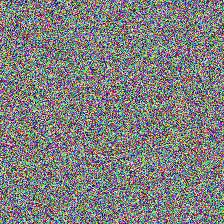
%> input picture test_image.jpg, 224 x 224 px
$ octave --eval "result = apply_otsu_thresholding(imread('test_image.jpg'));"   (GNU Octave 9; MATLAB toolbox functions it lacks are replaced by stand-ins)
%> lines starting %> are read from the running program, lines starting %| are printed output that depends on the picture; in (x1, y1, x2, y2) boxes, pixels count from 0 and x2, y2 are one past the last pixel; in counts of white or black regions, pixels touching at a corner belong together; the program's own positions count from 1
function binary_image = apply_otsu_thresholding(image)
  % This function segments the image using Otsu's method for automatic thresholding.
  % It returns a binary image (segmented foreground).
  % image: Input image.

  % Load the image package to ensure necessary functions are available.
  pkg load image;

  % Otsu's method works on grayscale images.
  if size(image, 3) == 3
      % Convert to grayscale
      gray_image = rgb2gray(image);
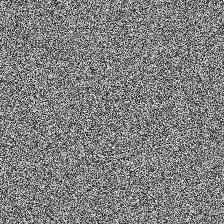
%> gray_image: size 224x224 uint8; min 2, max 254, mean 127.5
  else
      gray_image = image;
  end

  % Get the optimal threshold value using graythresh (Octave/MATLAB function)
  % The threshold (T) is normalized between 0 and 1.
  T = graythresh(gray_image);
%> T = 0.498

  % Apply the threshold to create a binary image.
  % NOTE: Using 'im2bw' instead of 'imbinarize' for better compatibility with
  % older Octave Image package versions.
  binary_image = im2bw(gray_image, T);
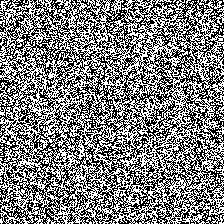
%> binary_image: size 224x224 logical; 50.1% white; black in thin lines or dots

  % Ensure output is uint8 (0 or 255) for consistent display in the GUI
  % im2bw returns a logical array, so we convert it to uint8.
  binary_image = im2uint8(binary_image);
%> binary_image: size 224x224 uint8; 50.1% white; black in thin lines or dots

endfunction

$ run again, on test_img.jpg
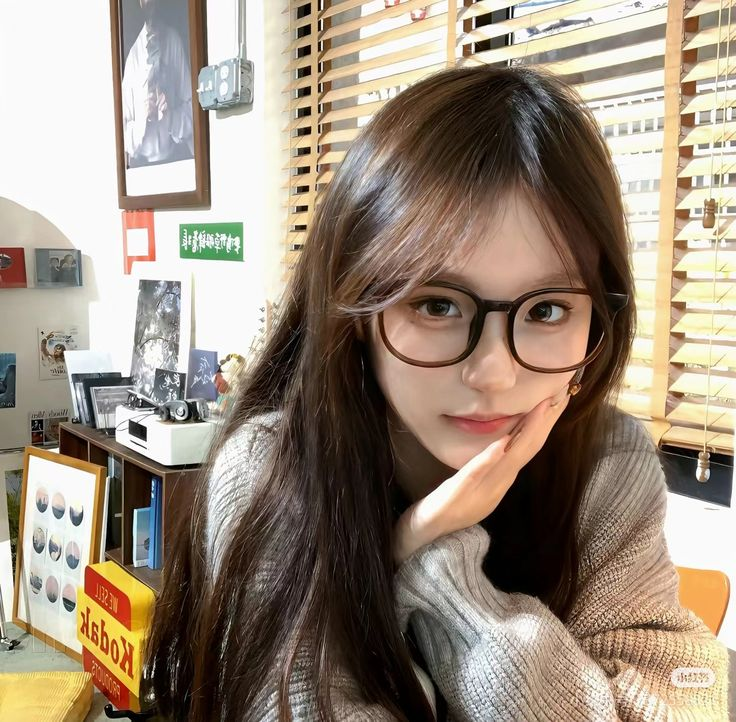
%> input picture test_img.jpg, 736 x 722 px
%> in apply_otsu_thresholding, `gray_image = rgb2gray(image);`:
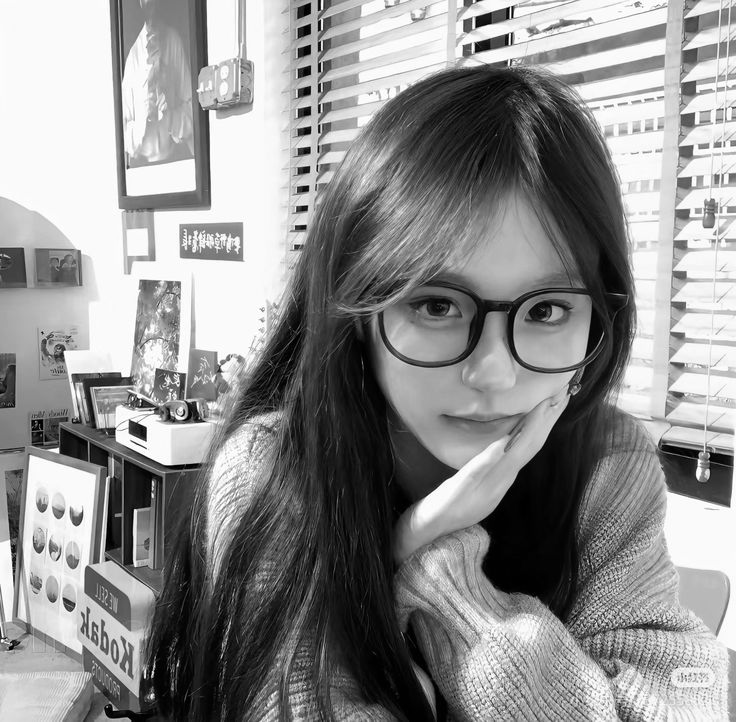
%> gray_image: size 722x736 uint8; min 0, max 255, mean 143.5
%> T = 0.529
%> in apply_otsu_thresholding, `binary_image = im2bw(gray_image, T);`:
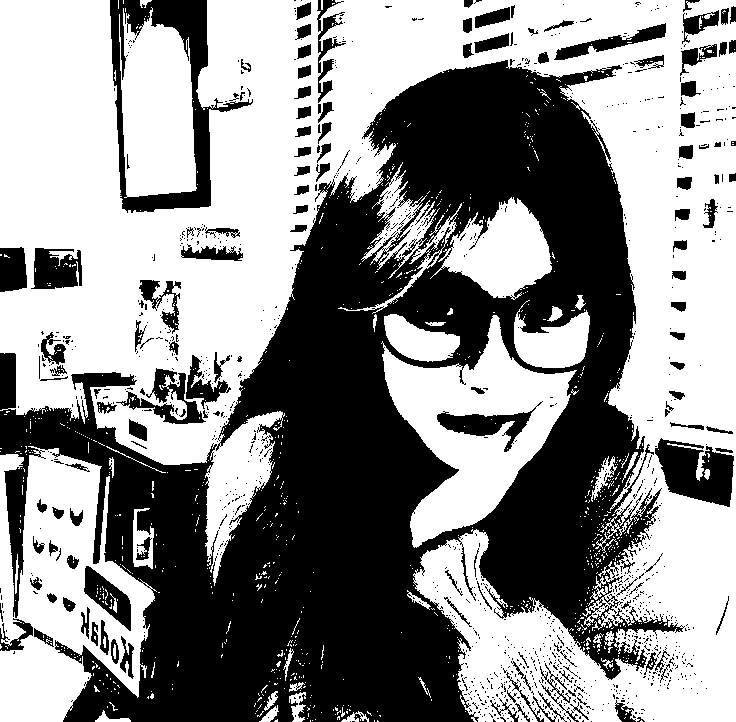
%> binary_image: size 722x736 logical; 55.5% white; 1150 black regions (1011 under 20 px), largest, box (x1, y1, x2, y2) and area: (0, 60, 685, 722) 197401, (110, 0, 253, 213) 7692, (655, 438, 734, 507) 3431

$ run again, on test_img1.jpg
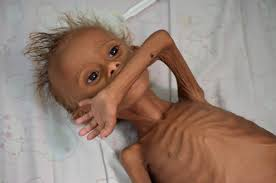
%> input picture test_img1.jpg, 276 x 183 px
%> in apply_otsu_thresholding, `gray_image = rgb2gray(image);`:
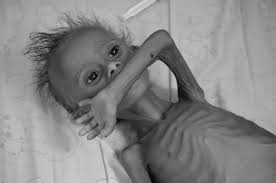
%> gray_image: size 183x276 uint8; min 2, max 218, mean 134.3
%> T = 0.506
%> in apply_otsu_thresholding, `binary_image = im2bw(gray_image, T);`:
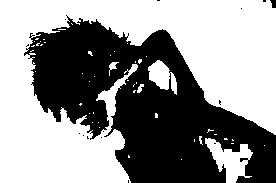
%> binary_image: size 183x276 logical; 56.9% white; 15 black regions (13 under 20 px), largest, box (x1, y1, x2, y2) and area: (24, 15, 276, 183) 21693, (270, 0, 276, 8) 36
